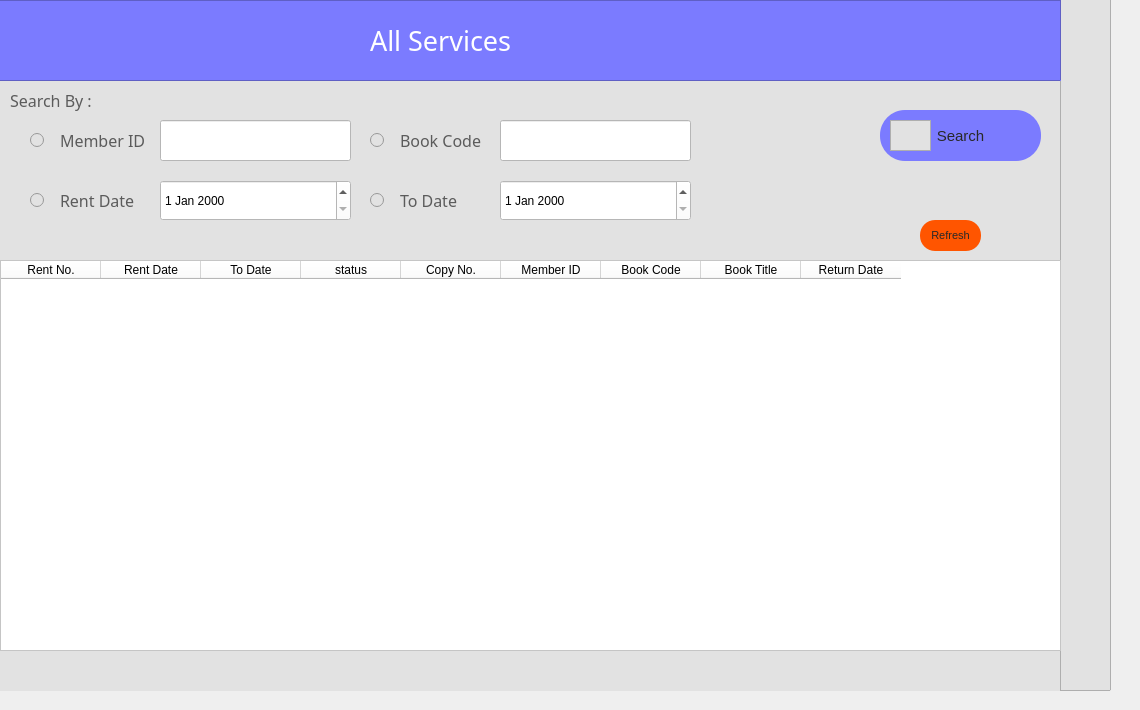
      <widget class="QWidget" name="tab_19">
       <attribute name="icon">
        <iconset resource="icons.qrc">
         <normaloff>:/icons/services.png</normaloff>:/icons/services.png</iconset>
       </attribute>
       <attribute name="title">
        <string>All Rent Services</string>
       </attribute>
       <widget class="QFrame" name="frame_73">
        <property name="geometry">
         <rect>
          <x>-20</x>
          <y>-10</y>
          <width>1131</width>
          <height>701</height>
         </rect>
        </property>
        <property name="styleSheet">
         <string notr="true">background-color: rgb(226, 226, 226);</string>
        </property>
        <property name="frameShape">
         <enum>QFrame::StyledPanel</enum>
        </property>
        <property name="frameShadow">
         <enum>QFrame::Raised</enum>
        </property>
        <widget class="QLabel" name="label_49">
         <property name="geometry">
          <rect>
           <x>10</x>
           <y>20</y>
           <width>131</width>
           <height>61</height>
          </rect>
         </property>
         <property name="font">
          <font>
           <pointsize>9</pointsize>
          </font>
         </property>
         <property name="text">
          <string/>
         </property>
        </widget>
        <widget class="QFrame" name="frame_75">
         <property name="geometry">
          <rect>
           <x>-20</x>
           <y>-10</y>
           <width>1101</width>
           <height>721</height>
          </rect>
         </property>
         <property name="styleSheet">
          <string notr="true">background-color: rgb(226, 226, 226);</string>
         </property>
         <property name="frameShape">
          <enum>QFrame::StyledPanel</enum>
         </property>
         <property name="frameShadow">
          <enum>QFrame::Raised</enum>
         </property>
         <widget class="QLineEdit" name="rent_memid">
          <property name="geometry">
           <rect>
            <x>200</x>
            <y>140</y>
            <width>191</width>
            <height>41</height>
           </rect>
          </property>
          <property name="styleSheet">
           <string notr="true">
background-color: rgb(255, 255, 255);</string>
          </property>
          <property name="placeholderText">
           <string/>
          </property>
         </widget>
         <widget class="QLabel" name="label_54">
          <property name="geometry">
           <rect>
            <x>100</x>
            <y>150</y>
            <width>91</width>
            <height>21</height>
           </rect>
          </property>
          <property name="font">
           <font>
            <family>Impact</family>
            <pointsize>12</pointsize>
           </font>
          </property>
          <property name="styleSheet">
           <string notr="true">color: rgb(91, 91, 91);</string>
          </property>
          <property name="text">
           <string>Member ID</string>
          </property>
         </widget>
         <widget class="QPushButton" name="services_srchButton">
          <property name="geometry">
           <rect>
            <x>920</x>
            <y>130</y>
            <width>161</width>
            <height>51</height>
           </rect>
          </property>
          <property name="font">
           <font>
            <pointsize>11</pointsize>
           </font>
          </property>
          <property name="styleSheet">
           <string notr="true">QPushButton {
color: rgb(40, 40, 40);
  border-radius: 25px;
	background-color: rgb(123, 123, 255);
}

QPushButton:hover {
background-color: rgb(123, 123, 255);
background-color: rgb(255, 85, 0);


}
</string>
          </property>
          <property name="text">
           <string>Search</string>
          </property>
         </widget>
         <widget class="QFrame" name="frame_76">
          <property name="geometry">
           <rect>
            <x>930</x>
            <y>140</y>
            <width>41</width>
            <height>31</height>
           </rect>
          </property>
          <property name="styleSheet">
           <string notr="true">background-color: rgb(255, 85, 0 / 0%);
image: url(:/newPrefix/icons/search.png);</string>
          </property>
          <property name="frameShape">
           <enum>QFrame::StyledPanel</enum>
          </property>
          <property name="frameShadow">
           <enum>QFrame::Raised</enum>
          </property>
         </widget>
         <widget class="QTableWidget" name="rent_table">
          <property name="geometry">
           <rect>
            <x>40</x>
            <y>280</y>
            <width>1061</width>
            <height>391</height>
           </rect>
          </property>
          <property name="styleSheet">
           <string notr="true">background-color: rgb(255, 255, 255);</string>
          </property>
          <column>
           <property name="text">
            <string>Rent No.</string>
           </property>
          </column>
          <column>
           <property name="text">
            <string>Rent Date</string>
           </property>
          </column>
          <column>
           <property name="text">
            <string>To Date</string>
           </property>
          </column>
          <column>
           <property name="text">
            <string>status</string>
           </property>
          </column>
          <column>
           <property name="text">
            <string>Copy No.</string>
           </property>
          </column>
          <column>
           <property name="text">
            <string>Member ID</string>
           </property>
          </column>
          <column>
           <property name="text">
            <string>Book Code</string>
           </property>
          </column>
          <column>
           <property name="text">
            <string>Book Title</string>
           </property>
          </column>
          <column>
           <property name="text">
            <string>Return Date</string>
           </property>
          </column>
         </widget>
         <widget class="QLabel" name="label_85">
          <property name="geometry">
           <rect>
            <x>50</x>
            <y>110</y>
            <width>91</width>
            <height>21</height>
           </rect>
          </property>
          <property name="font">
           <font>
            <family>Impact</family>
            <pointsize>12</pointsize>
           </font>
          </property>
          <property name="styleSheet">
           <string notr="true">color: rgb(91, 91, 91);</string>
          </property>
          <property name="text">
           <string>Search By :</string>
          </property>
         </widget>
         <widget class="QRadioButton" name="rent_memid_rButton">
          <property name="geometry">
           <rect>
            <x>70</x>
            <y>150</y>
            <width>95</width>
            <height>20</height>
           </rect>
          </property>
          <property name="text">
           <string/>
          </property>
         </widget>
         <widget class="QLabel" name="label_90">
          <property name="geometry">
           <rect>
            <x>440</x>
            <y>150</y>
            <width>91</width>
            <height>21</height>
           </rect>
          </property>
          <property name="font">
           <font>
            <family>Impact</family>
            <pointsize>12</pointsize>
           </font>
          </property>
          <property name="styleSheet">
           <string notr="true">color: rgb(91, 91, 91);</string>
          </property>
          <property name="text">
           <string>Book Code</string>
          </property>
         </widget>
         <widget class="QLineEdit" name="rent_bcode">
          <property name="geometry">
           <rect>
            <x>540</x>
            <y>140</y>
            <width>191</width>
            <height>41</height>
           </rect>
          </property>
          <property name="styleSheet">
           <string notr="true">
background-color: rgb(255, 255, 255);</string>
          </property>
          <property name="placeholderText">
           <string/>
          </property>
         </widget>
         <widget class="QRadioButton" name="rent_bcode_rButton">
          <property name="geometry">
           <rect>
            <x>410</x>
            <y>150</y>
            <width>95</width>
            <height>20</height>
           </rect>
          </property>
          <property name="text">
           <string/>
          </property>
         </widget>
         <widget class="QRadioButton" name="rent_rdate_rButton">
          <property name="geometry">
           <rect>
            <x>70</x>
            <y>210</y>
            <width>95</width>
            <height>20</height>
           </rect>
          </property>
          <property name="text">
           <string/>
          </property>
         </widget>
         <widget class="QLabel" name="label_91">
          <property name="geometry">
           <rect>
            <x>100</x>
            <y>210</y>
            <width>91</width>
            <height>21</height>
           </rect>
          </property>
          <property name="font">
           <font>
            <family>Impact</family>
            <pointsize>12</pointsize>
           </font>
          </property>
          <property name="styleSheet">
           <string notr="true">color: rgb(91, 91, 91);</string>
          </property>
          <property name="text">
           <string>Rent Date</string>
          </property>
         </widget>
         <widget class="QRadioButton" name="rent_tdate_rButton">
          <property name="geometry">
           <rect>
            <x>410</x>
            <y>210</y>
            <width>95</width>
            <height>20</height>
           </rect>
          </property>
          <property name="text">
           <string/>
          </property>
         </widget>
         <widget class="QLabel" name="label_92">
          <property name="geometry">
           <rect>
            <x>440</x>
            <y>210</y>
            <width>91</width>
            <height>21</height>
           </rect>
          </property>
          <property name="font">
           <font>
            <family>Impact</family>
            <pointsize>12</pointsize>
           </font>
          </property>
          <property name="styleSheet">
           <string notr="true">color: rgb(91, 91, 91);</string>
          </property>
          <property name="text">
           <string>To Date</string>
          </property>
         </widget>
         <widget class="QDateEdit" name="rent_rdate">
          <property name="geometry">
           <rect>
            <x>200</x>
            <y>200</y>
            <width>191</width>
            <height>41</height>
           </rect>
          </property>
          <property name="styleSheet">
           <string notr="true">background-color: rgb(255, 255, 255);</string>
          </property>
         </widget>
         <widget class="QDateEdit" name="rent_tdate">
          <property name="geometry">
           <rect>
            <x>540</x>
            <y>200</y>
            <width>191</width>
            <height>41</height>
           </rect>
          </property>
          <property name="styleSheet">
           <string notr="true">background-color: rgb(255, 255, 255);</string>
          </property>
         </widget>
         <widget class="QPushButton" name="serv_table_refresh">
          <property name="geometry">
           <rect>
            <x>960</x>
            <y>240</y>
            <width>61</width>
            <height>31</height>
           </rect>
          </property>
          <property name="font">
           <font>
            <pointsize>8</pointsize>
           </font>
          </property>
          <property name="styleSheet">
           <string notr="true">QPushButton {
color: rgb(40, 40, 40);
  border-radius: 15px;
	background-color: rgb(255, 85, 0);
}

QPushButton:hover {
background-color: rgb(123, 123, 255);

background-color: rgb(123, 123, 255);

}
</string>
          </property>
          <property name="text">
           <string>Refresh</string>
          </property>
         </widget>
         <zorder>services_srchButton</zorder>
         <zorder>rent_rdate_rButton</zorder>
         <zorder>rent_memid_rButton</zorder>
         <zorder>rent_bcode_rButton</zorder>
         <zorder>rent_memid</zorder>
         <zorder>label_54</zorder>
         <zorder>frame_76</zorder>
         <zorder>rent_table</zorder>
         <zorder>label_85</zorder>
         <zorder>label_90</zorder>
         <zorder>rent_bcode</zorder>
         <zorder>label_91</zorder>
         <zorder>rent_tdate_rButton</zorder>
         <zorder>label_92</zorder>
         <zorder>rent_rdate</zorder>
         <zorder>rent_tdate</zorder>
         <zorder>serv_table_refresh</zorder>
        </widget>
        <widget class="QFrame" name="frame_74">
         <property name="geometry">
          <rect>
           <x>-10</x>
           <y>10</y>
           <width>1091</width>
           <height>81</height>
          </rect>
         </property>
         <property name="styleSheet">
          <string notr="true">background-color: rgb(123, 123, 255);
</string>
         </property>
         <property name="frameShape">
          <enum>QFrame::StyledPanel</enum>
         </property>
         <property name="frameShadow">
          <enum>QFrame::Raised</enum>
         </property>
         <widget class="QLabel" name="label_50">
          <property name="geometry">
           <rect>
            <x>400</x>
            <y>20</y>
            <width>511</width>
            <height>41</height>
           </rect>
          </property>
          <property name="font">
           <font>
            <family>hooge 05_55</family>
            <pointsize>20</pointsize>
           </font>
          </property>
          <property name="styleSheet">
           <string notr="true">color: rgb(255, 255, 255);</string>
          </property>
          <property name="text">
           <string>All Services</string>
          </property>
         </widget>
        </widget>
       </widget>
      </widget>
